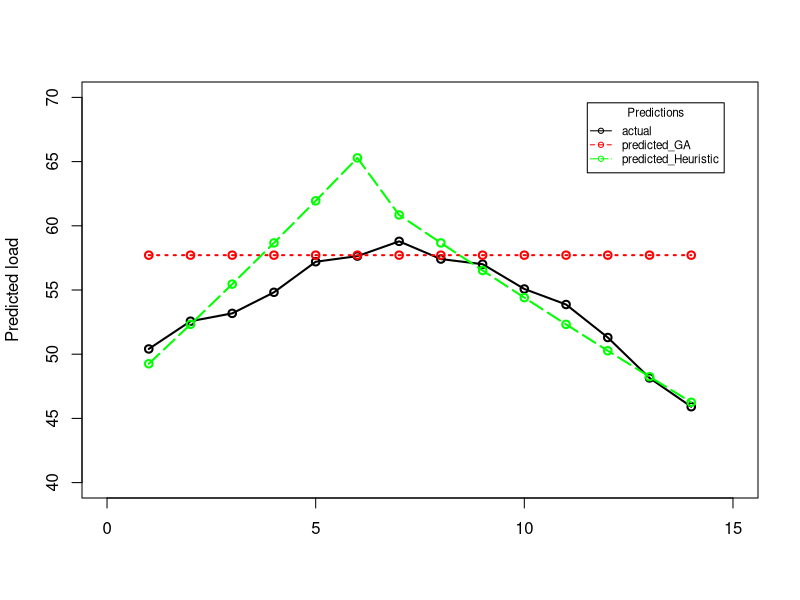

The R script that drew this image:
library(readxl)
library(ggplot2)

night_actual<-unlist(read_excel("Alldata_excel.xlsx", range = "K61:K74",col_names = FALSE))
night_predictedGA<-unlist(read_excel("Alldata_excel.xlsx", range = "L61:L74",col_names = FALSE))
night_predictedMNLR<-unlist(read_excel("Alldata_excel.xlsx", range = "M61:M74",col_names = FALSE))

x<-seq(1,14)
y1<-night_actual
y2<-night_predictedGA
y3<-night_predictedMNLR
line_width <-2

#length(seq(45,66,by=1.6))

tiff("night1.tiff", units="in", width=5, height=5, res=300)
plot(x,seq(45,66,by=1.6),xlim = c(0,15),ylim =c(40,70),type="n",ylab="Predicted load",xlab = "")
lines(x,y1,type="o",col="black",lty=1,lwd=line_width)
lines(x,y2,type="o",col="red",lty=3,lwd=line_width)
lines(x,y3,type="o",col="green",lty=5,lwd=line_width)
legend("topright",inset = 0.05,
       c("actual","predicted_GA","predicted_Heuristic"),lty = c(1,2,5),
       col = c("black","red","green"),
       title = "Predictions",cex = 0.7,pch = c(1,1,1)
)
dev.off()
